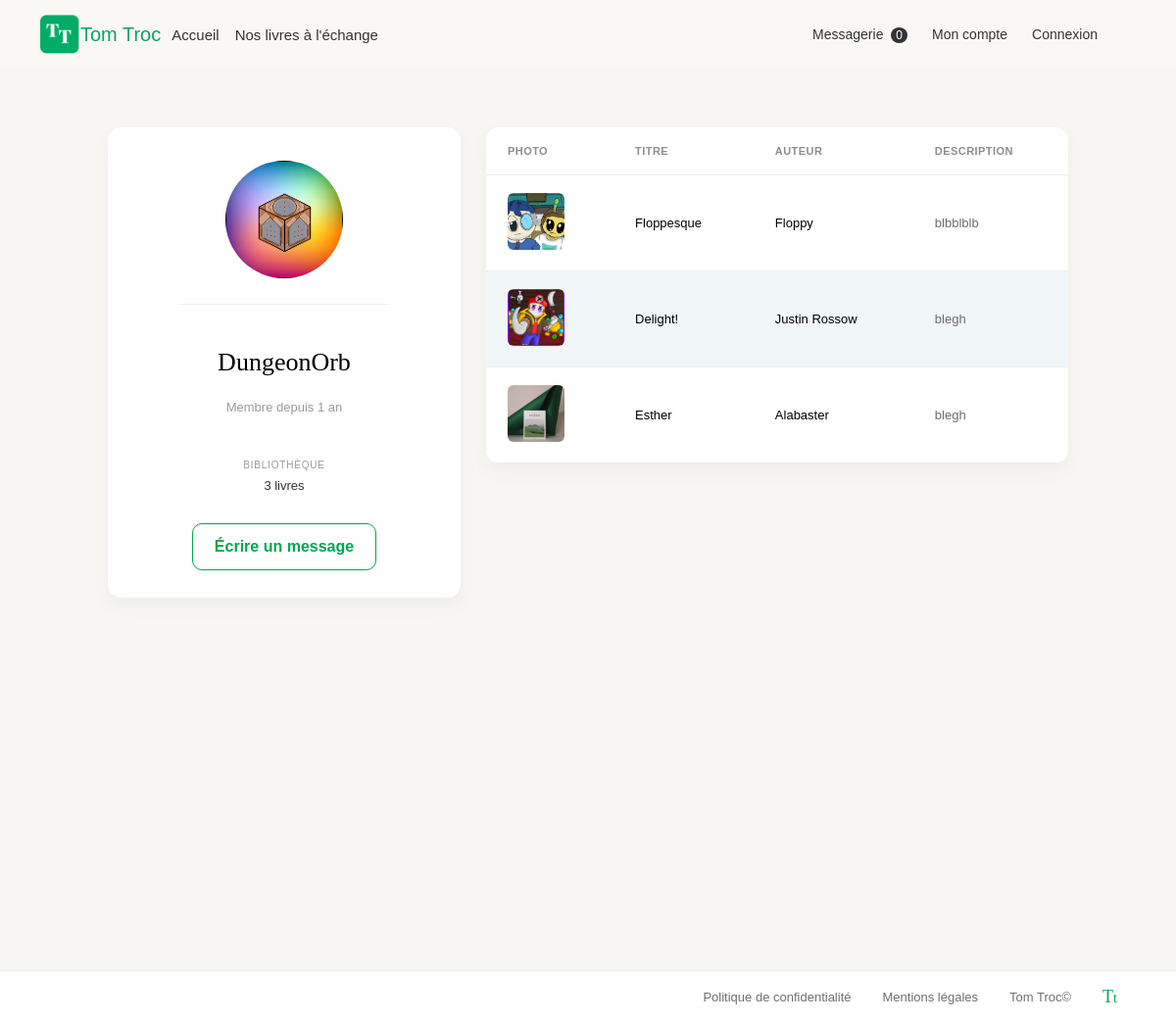
/index.php?action=comptepublic&id=2, run on the app's committed database.
### tables this page shows
CREATE TABLE IF NOT EXISTS `user` (
  `id` int NOT NULL AUTO_INCREMENT,
  `nom` varchar(35) NOT NULL,
  `email` varchar(35) NOT NULL,
  `password` varchar(255) NOT NULL,
  `photo` varchar(90) DEFAULT NULL,
  PRIMARY KEY (`id`),
  UNIQUE KEY `email` (`email`)
);

CREATE TABLE IF NOT EXISTS `livre` (
  `id` int NOT NULL AUTO_INCREMENT,
  `titre` varchar(30) NOT NULL,
  `auteur` varchar(30) NOT NULL,
  `content` varchar(255) NOT NULL,
  `image` varchar(90) DEFAULT NULL,
  `id_user` int NOT NULL,
  `dispo` tinyint(1) NOT NULL DEFAULT '0',
  PRIMARY KEY (`id`),
  KEY `id_user` (`id_user`)
);

### views/View.php (called while the page is built, shortened)
<?php
class View
{
    public function render(string $viewName, array $params = []) : void
    {
        $viewPath = $this->buildViewPath($viewName);
        $content = $this->_renderViewFromTemplate($viewPath, $params);
        require(MAIN_VIEW_PATH);
    }
    private function _renderViewFromTemplate(string $viewPath, array $params = []) : string
    {
        if (file_exists($viewPath)) {
            extract($params);
            require($viewPath);
            return ob_get_clean();
        } else {
            throw new Exception("La vue '$viewPath' est introuvable.");
        }
    }
    private function buildViewPath(string $viewName) : string
    {
        return TEMPLATE_VIEW_PATH . $viewName . '.php';
    }
}

### controllers/UserController.php (called while the page is built, shortened)
<?php
class UserController
{
    public function comptePublic(): void
    {
        $id = isset($_GET['id']) && is_numeric($_GET['id']) ? (int)$_GET['id'] : 0;
        $userManager = new UserManager();
        $livreManager = new LivreManager();
        $user = $userManager->getUserById($id);
        $livres = $livreManager->getLivresByUserId($id);
        $view = new View("Profil de " . $user->getNom());
        $view->render("comptepublic", [
            'user' => $user,
            'livres' => $livres
        ]);
    }
}

### index.php (called while the page is built, shortened)
<?php
$action = Utils::request('action', 'home');
try {
    switch ($action) {
        case 'comptepublic':
            $controller = new UserController();
            $controller->comptePublic();
            break;
    }
} catch (Exception $e) {
    $errorView = new View('Erreur');
    $errorView->render('errorPage', ['errorMessage' => $e->getMessage()]);
}

### models/DBManager.php (called while the page is built, shortened)
<?php
class DBManager
{
    private static $instance;
    private $db;
    private function __construct()
    {
        $this->db = new PDO('mysql:host=' . DB_HOST . ';dbname=' . DB_NAME . ';charset=utf8', DB_USER, DB_PASS);
        $this->db->setAttribute(PDO::ATTR_ERRMODE, PDO::ERRMODE_EXCEPTION);
        $this->db->setAttribute(PDO::ATTR_DEFAULT_FETCH_MODE, PDO::FETCH_ASSOC);
    }
    public static function getInstance(): DBManager
    {
        if (!self::$instance) {
            self::$instance = new DBManager();
        }
        return self::$instance;
    }
    public function query(string $sql, ?array $params = null): PDOStatement
    {
        if ($params == null) {
            $query = $this->db->query($sql);
        } else {
            $query = $this->db->prepare($sql);
            $query->execute($params);
        }
        return $query;
    }
}

### models/AbstractEntityManager.php (called while the page is built, shortened)
<?php
abstract class AbstractEntityManager
{
    public function __construct()
    {
        $this->db = DBManager::getInstance();
    }
}

### models/UserManager.php (called while the page is built, shortened)
<?php
class UserManager extends AbstractEntityManager
{
    public function getUserById(int $id): ?User
    {
        $sql = "SELECT * FROM user WHERE id = :id LIMIT 1";
        $res = $this->db->query($sql, ['id' => $id]);
        $row = $res->fetch();
        return $row ? new User($row) : null;
    }
}

### models/AbstractEntity.php (called while the page is built, shortened)
<?php
abstract class AbstractEntity
{
    protected int $id = -1;
    protected function hydrate(array $data): void
    {
        foreach ($data as $key => $value) {
            $method = 'set' . str_replace('_', '', ucwords($key, '_'));
        }
    }
    public function setId(int $id): void
    {
        $this->id = $id;
    }
    public function getId(): int
    {
        return $this->id;
    }
}

### models/User.php (called while the page is built, shortened)
<?php
class User extends AbstractEntity
{
    private string $nom;
    private ?string $photo = null;
    public function setNom(string $nom): void
    {
        $this->nom = $nom;
    }
    public function getNom(): string
    {
        return $this->nom;
    }
    public function setPhoto(?string $photo): void
    {
        $this->photo = $photo;
    }
    public function getPhoto(): ?string
    {
        return $this->photo;
    }
}

### models/LivreManager.php (called while the page is built, shortened)
<?php
class LivreManager extends AbstractEntityManager
{
    public function getLivresByUserId(int $userId): array
    {
        $sql = "SELECT * FROM livre WHERE id_user = :id_user ORDER BY id DESC";
        $res = $this->db->query($sql, ['id_user' => $userId]);
        $livres = [];
        while ($row = $res->fetch()) {
            $livres[] = new Livre($row);
        }
        return $livres;
    }
}

### models/Livre.php (called while the page is built, shortened)
<?php
class Livre extends AbstractEntity
{
    private string $titre = "";
    private string $auteur = "";
    private string $content = "";
    private string $image = "";
    public function setTitre(string $titre): void
    {
        $this->titre = $titre;
    }
    public function getTitre(): string
    {
        return $this->titre;
    }
    public function setContent(string $content): void
    {
        $this->content = $content;
    }
    public function setAuteur(string $auteur): void
    {
        $this->auteur = $auteur;
    }
    public function setImage(string $image): void
    {
        $this->image = $image;
    }
    public function getContent(int $length = -1): string
    {
        if ($length > 0) {
            $content = mb_substr($this->content, 0, $length);
            return $content;
        }
        return $this->content;
    }
    public function getImage(): string
    {
        return $this->image;
    }
    public function getAuteur(): string
    {
        return $this->auteur;
    }
}

### views/templates/comptePublic.php (the view, shortened to what this page needs)
<section class="profile">
  <div class="profile-grid">
    <div class="card profile-card">
      <div class="avatar">
        <?php
          $photo = method_exists($user, 'getPhoto') ? $user->getPhoto() : null;
        ?>
        <img src="<?= $photo ?  $photo : 'img/avatar-placeholder.png' ?>" alt="">
      </div>
      <div class="profile-sep"></div>
      <h2 class="profile-name"><?=  $user->getNom() ?></h2>
      <p class="muted">Membre depuis 1 an</p>
      <div class="mini">
        <span class="mini-label">BIBLIOTHÈQUE</span>
        <span class="mini-value"><?= count($livres) ?> livres</span>
      </div>
      <a class="btn-outline" href="index.php?action=messages&to=<?= $user->getId() ?>">
    Écrire un message
</a>
    </div>
    <div class="card table-card">
      <table class="books-table">
        <thead>
          <tr>
            <th>PHOTO</th>
            <th>TITRE</th>
            <th>AUTEUR</th>
            <th>DESCRIPTION</th>
          </tr>
        </thead>
        <tbody>
        <?php foreach ($livres as $livre): ?>
          <tr>
            <td class="td-photo">
              <img src="<?=  $livre->getImage() ?>" alt="">
            </td>
            <td><?=  $livre->getTitre() ?></td>
            <td><?=  $livre->getAuteur() ?></td>
            <td class="td-desc"><?=  $livre->getContent(90) ?></td>
          </tr>
        <?php endforeach; ?>
        </tbody>
      </table>
    </div>
  </div>
</section>

### views/templates/main.php (shortened to what this page needs)
<!DOCTYPE html>
<html lang="fr">
<head>
    <link rel="stylesheet" href="./css/style.css">
</head>
<body>
    <header class="main-header">
        <div class="header-left">
            <img src="././img/tomtroc.png" alt="Tom Troc Logo" class="logo">
            <span class="brand-name">Tom Troc</span>
        </div>
        <nav class="main-nav">
            <a href="index.php">Accueil</a>
            <a href="index.php?action=livres">Nos livres à l'échange</a>
        </nav>
        <div class="header-right">
            <a href="index.php?action=messages" class="icon-link">Messagerie <span class="notif">0</span></a>
            <a href="index.php?action=compte" class="icon-link">Mon compte</a>
            <?php if (isset ($_SESSION['user_id'])){ ?>
            <a href="index.php?action=disconnect" class="login-btn">Déconnexion</a> <?php } else {?> <a href="index.php?action=login" class="login-btn">Connexion</a> <?php }?>
        </div>
    </header>
    <main>
        <?= $content  ?>
    </main>
    <footer class="footer">
    <div class="footer-content">
        <a href="#">Politique de confidentialité</a>
        <a href="#">Mentions légales</a>
        <span>Tom Troc©</span>
        <span class="footer-logo">T<span>t</span></span>
    </div>
</footer>
</body>
</html>

### css/style.css (style rules this page uses)
body { margin: 0; font-family: Arial, sans-serif; background: #faf8f5; }
.main-header { width: 90%; display: flex; justify-content: space-between; align-items: center; padding: 15px 40px; background: #faf8f5; }
.header-left { display: flex; align-items: center; }
.logo { width: 42px; height: auto; }
.brand-name { font-size: 20px; font-weight: 500; color: #07a46c; }
.main-nav { display: flex; gap: 1em; margin-right: 40%; }
.main-nav a { text-decoration: none; color: #333; font-size: 15px; }
.header-right { display: flex; align-items: center; gap: 25px; }
.icon-link { text-decoration: none; color: #333; font-size: 14px; }
.notif { background: #333; color: white; border-radius: 50%; padding: 1px 5px; font-size: 12px; margin-left: 4px; }
.login-btn { text-decoration: none; color: #333; font-size: 14px; }
.footer { border-top: 1px solid #eee; padding: 16px 60px; background-color: #fff; }
.footer-content { display: flex; justify-content: flex-end; align-items: center; gap: 32px; font-size: 13px; color: #6f6f6f; }
.footer-content a { text-decoration: none; color: inherit; }
.footer-logo { font-family: Georgia, "Times New Roman", serif; font-size: 18px; color: #00A651; }
.footer-logo span { font-size: 14px; }
p { font-size: 15px; line-height: 1.8; margin-bottom: 24px; }
.card { background: #fff; border-radius: 14px; padding: 28px; box-shadow: 0 8px 20px rgba(0, 0, 0, 0.04); }
.profile-card { display: flex; flex-direction: column; align-items: center; text-align: center; min-height: 380px; justify-content: center; }
.avatar img { width: 120px; height: 120px; border-radius: 50%; object-fit: cover; }
.profile-sep { width: 70%; height: 1px; background: #eee; margin: 22px 0; }
.muted { color: #9b9b9b; font-family: Arial, Helvetica, sans-serif; font-size: 13px; }
.btn-outline { margin-top: 8px; height: 48px; padding: 0 26px; border-radius: 10px; border: 1px solid #00a651; background: #fff; color: #00a651; font-weight: 700; cursor: pointer; }
.table-card { padding: 0; overflow: hidden; }
.books-table { width: 100%; border-collapse: collapse; font-family: Arial, Helvetica, sans-serif; font-size: 13px; }
.books-table thead th { text-align: left; padding: 18px 22px; color: #8d8d8d; font-size: 11px; letter-spacing: .04em; background: #fff; border-bottom: 1px solid #eee; }
.books-table tbody td { padding: 18px 22px; border-bottom: 1px solid #eee; vertical-align: middle; }
.td-photo img { width: 58px; height: 58px; object-fit: cover; border-radius: 6px; }
.td-desc { max-width: 300px; color: #6c6c6c; }
.profile { padding: 60px 110px; background: #f7f6f2; min-height: 100vh; }
.profile-grid { display: grid; grid-template-columns: 360px 1fr; gap: 26px; align-items: start; }
.profile-card { text-align: center; padding-top: 34px; }
.profile-sep { width: 70%; height: 1px; background: #eee; margin: 22px auto; }
.profile-name { font-family: Georgia, "Times New Roman", serif; font-size: 26px; font-weight: 500; margin-bottom: 6px; }
.mini { margin: 18px 0 22px; font-family: Arial, Helvetica, sans-serif; }
.mini-label { display: block; font-size: 10px; letter-spacing: .08em; color: #9b9b9b; margin-bottom: 6px; }
.mini-value { font-size: 13px; color: #333; }
.btn-outline { display: inline-block; height: 46px; line-height: 46px; padding: 0 22px; border-radius: 10px; border: 1px solid #00a651; background: #fff; color: #00a651; font-weight: 700; text-decoration: none; }
.books-table thead th { text-align: left; padding: 18px 22px; color: #8d8d8d; font-size: 11px; letter-spacing: .04em; border-bottom: 1px solid #eee; }
.books-table tbody tr:nth-child(even) { background: #f1f6f8; }
.td-desc { max-width: 360px; color: #6c6c6c; }

### data on the page
user: photo (picture), nom "DungeonOrb"
livre: image (picture), titre "Floppesque", auteur "Floppy", content "blbblblb"
livre: image (picture), titre "Delight!", auteur "Justin Rossow", content "blegh"
livre: image (picture), titre "Esther", auteur "Alabaster", content "blegh"

### other printed values
count($livres) "3"
